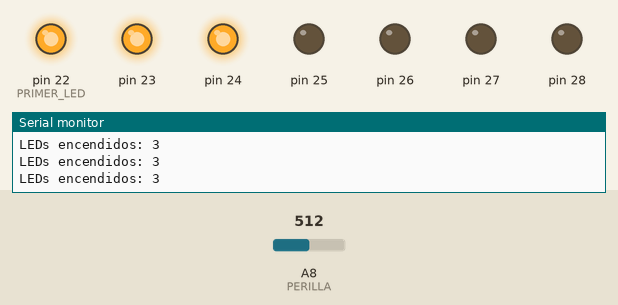
A sketch run on a simulated Arduino Mega 2560, built with avr-gcc and run on an emulated ATmega2560. Parts: output pins drawn as LEDs (lit = HIGH), the last lines printed to the serial monitor. Inputs (shaded band) come from the test bench; at power-on: A8 (PERILLA) = 512.

Above: at 1.2 s.
1.3 s: A8 (PERILLA) set to 574
4.3 s: A8 (PERILLA) set to 593
At 5.5 s:
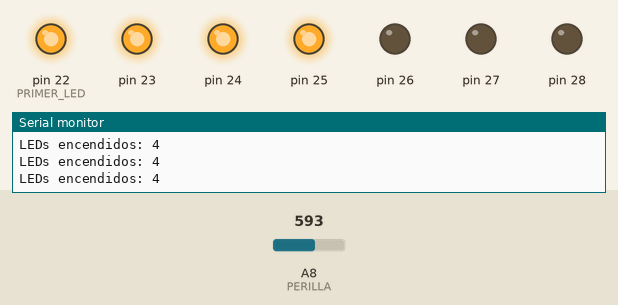
5.8 s: A8 (PERILLA) set to 306
At 7.0 s:
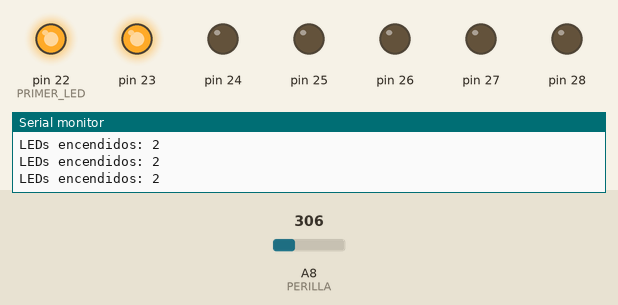
7.3 s: A8 (PERILLA) set to 277
At 8.0 s:
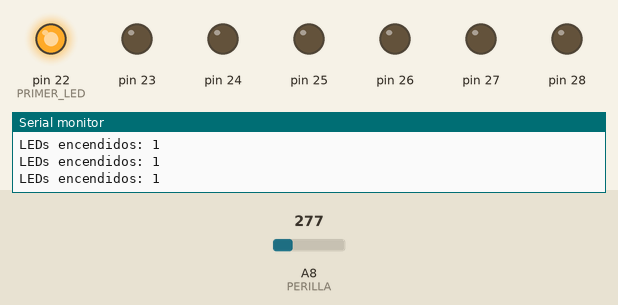
8.8 s: A8 (PERILLA) set to 163
11.8 s: A8 (PERILLA) set to 137
At 12.8 s:
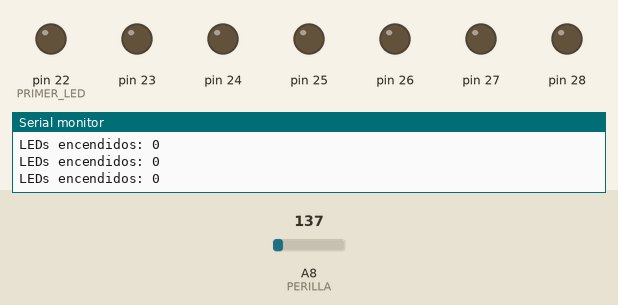
Timing chart, 0 to 14.3 s (numbered marks = the images above; inputs shaded):
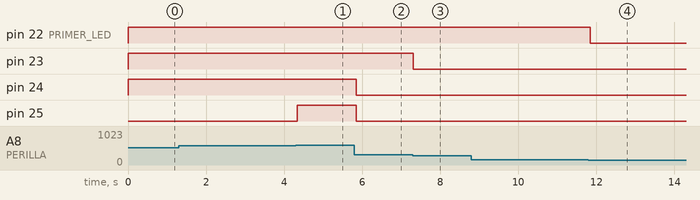

Measured:
- the behaviour switches between 584 and 585 on A8 (PERILLA) (found by bisection; images 0 and 1)
- the behaviour switches between 293 and 292 on A8 (PERILLA) (found by bisection; images 2 and 3)
- the behaviour switches between 147 and 146 on A8 (PERILLA) (found by bisection; images 3 and 4)
- after the input at 4.3 s, pin 25: LOW → HIGH at once
- after the input at 5.8 s, pin 24, pin 25: HIGH → LOW after 0.05 s
- after the input at 7.3 s, pin 23: HIGH → LOW at once
- after the input at 11.8 s, pin 22 (PRIMER_LED): HIGH → LOW after 0.05 s

The sketch:

megabarra.ino
```cpp
// Arduino Mega: barra de 7 LEDs que sube con la perilla.
// Usa los pines que el UNO no tiene: D22–D28 y la entrada analógica A8.
const int PERILLA = A8;
const int PRIMER_LED = 22;
const int CANTIDAD = 7;

void setup() {
  for (int i = 0; i < CANTIDAD; i++) pinMode(PRIMER_LED + i, OUTPUT);
  Serial.begin(9600);
}

void loop() {
  int lectura = analogRead(PERILLA);                  // 0 a 1023
  int encendidos = map(lectura, 0, 1023, 0, CANTIDAD);
  for (int i = 0; i < CANTIDAD; i++) {
    digitalWrite(PRIMER_LED + i, i < encendidos ? HIGH : LOW);
  }
  Serial.print("LEDs encendidos: ");
  Serial.println(encendidos);
  delay(50);
}
```
